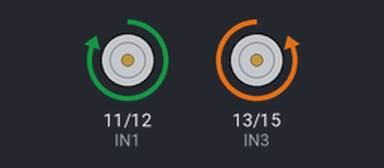
A program run on a simulated Raspberry Pi (header pin numbers). Parts: motor-driver pin pairs drawn as motors (green arrow = first pin HIGH = forward, orange = second pin HIGH = backward, longer = more drive). At 5.0 s the program stops and its outputs stay as they are.

Above: at 0.1 s.
At 1.1 s:
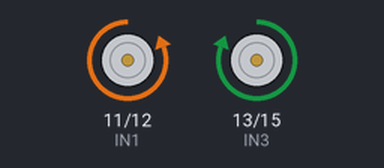
At 2.1 s:
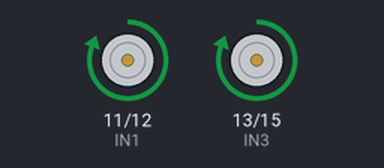
At 5.1 s:
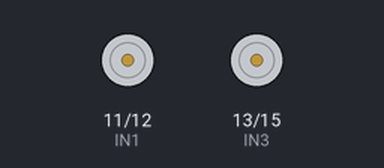
Timing chart, 0 to 6.5 s (numbered marks = the images above):
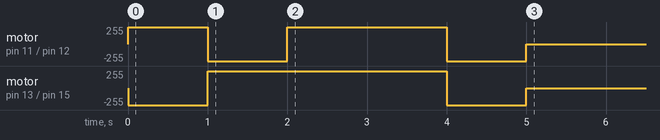

The program:

car.py
```python
#!/usr/bin/python
# -*- coding: utf-8 -*-

import RPi.GPIO as GPIO
import time

#
# 红板 L298N电机驱动板模块
#IN1 IN2输入PWM信号驱动电机1的转速和方向
#IN3 IN4输入PWM信号驱动电机2的转速和方向
#
IN1=11
IN2=12
IN3=13
IN4=15

if __name__ == '__main__':
    GPIO.setmode(GPIO.BOARD)
    GPIO.setup(IN1, GPIO.OUT)
    GPIO.setup(IN2, GPIO.OUT)
    GPIO.setup(IN3, GPIO.OUT)
    GPIO.setup(IN4, GPIO.OUT)
    GPIO.output(IN1, GPIO.LOW)
    GPIO.output(IN2, GPIO.LOW)
    GPIO.output(IN3, GPIO.LOW)
    GPIO.output(IN4, GPIO.LOW)
    GPIO.cleanup()
#!/usr/bin/python
# -*- coding: utf-8 -*-

import RPi.GPIO as GPIO
import time

#
# 红板 L298N电机驱动板模块
#IN1 IN2输入PWM信号驱动电机1的转速和方向
#IN3 IN4输入PWM信号驱动电机2的转速和方向
#
IN1=11
IN2=12
IN3=13
IN4=15

if __name__ == '__main__':
    GPIO.setmode(GPIO.BOARD)
    GPIO.setup(IN1, GPIO.OUT)
    GPIO.setup(IN2, GPIO.OUT)
    GPIO.setup(IN3, GPIO.OUT)
    GPIO.setup(IN4, GPIO.OUT)
    GPIO.output(IN1, GPIO.HIGH)
    GPIO.output(IN2, GPIO.LOW)
    GPIO.output(IN3, GPIO.LOW)
    GPIO.output(IN4, GPIO.HIGH)
    time.sleep(1)
    GPIO.cleanup()

#!/usr/bin/python
# -*- coding: utf-8 -*-

import RPi.GPIO as GPIO
import time

#
# 红板 L298N电机驱动板模块
#IN1 IN2输入PWM信号驱动电机1的转速和方向
#IN3 IN4输入PWM信号驱动电机2的转速和方向
#
IN1=11
IN2=12
IN3=13
IN4=15

if __name__ == '__main__':
    GPIO.setmode(GPIO.BOARD)
    GPIO.setup(IN1, GPIO.OUT)
    GPIO.setup(IN2, GPIO.OUT)
    GPIO.setup(IN3, GPIO.OUT)
    GPIO.setup(IN4, GPIO.OUT)
    GPIO.output(IN1, GPIO.LOW)
    GPIO.output(IN2, GPIO.HIGH)
    GPIO.output(IN3, GPIO.HIGH)
    GPIO.output(IN4, GPIO.LOW)
    time.sleep(1)
    GPIO.cleanup()

#!/usr/bin/python
# -*- coding: utf-8 -*-

import RPi.GPIO as GPIO
import time

#
# 红板 L298N电机驱动板模块
#IN1 IN2输入PWM信号驱动电机1的转速和方向
#IN3 IN4输入PWM信号驱动电机2的转速和方向
#
IN1=11
IN2=12
IN3=13
IN4=15

if __name__ == '__main__':
    GPIO.setmode(GPIO.BOARD)
    GPIO.setup(IN1, GPIO.OUT)
    GPIO.setup(IN2, GPIO.OUT)
    GPIO.setup(IN3, GPIO.OUT)
    GPIO.setup(IN4, GPIO.OUT)
    GPIO.output(IN1, GPIO.HIGH)
    GPIO.output(IN2, GPIO.LOW)
    GPIO.output(IN3, GPIO.HIGH)
    GPIO.output(IN4, GPIO.LOW)
    time.sleep(2)
    GPIO.cleanup()
#!/usr/bin/python
# -*- coding: utf-8 -*-

import RPi.GPIO as GPIO
import time

#
# 红板 L298N电机驱动板模块
#IN1 IN2输入PWM信号驱动电机1的转速和方向
#IN3 IN4输入PWM信号驱动电机2的转速和方向
#
IN1=11
IN2=12
IN3=13
IN4=15

if __name__ == '__main__':
    GPIO.setmode(GPIO.BOARD)
    GPIO.setup(IN1, GPIO.OUT)
    GPIO.setup(IN2, GPIO.OUT)
    GPIO.setup(IN3, GPIO.OUT)
    GPIO.setup(IN4, GPIO.OUT)
    GPIO.output(IN1, GPIO.LOW)
    GPIO.output(IN2, GPIO.HIGH)
    GPIO.output(IN3, GPIO.LOW)
    GPIO.output(IN4, GPIO.HIGH)
    time.sleep(1)
    GPIO.cleanup()
```

Measured:
- by itself, motor on pin 13 (IN3) / pin 15 (IN4): stopped → backward 255/255 at 0.00 s, → forward 255/255 1.0 s later, → backward 255/255 3.0 s later, → stopped 1.0 s later
- by itself, motor on pin 11 (IN1) / pin 12 (IN2): stopped → forward 255/255 at 0.00 s, → backward 255/255 1.0 s later, → forward 255/255 1.0 s later, → backward 255/255 2.0 s later, … (5 changes in this stretch)
